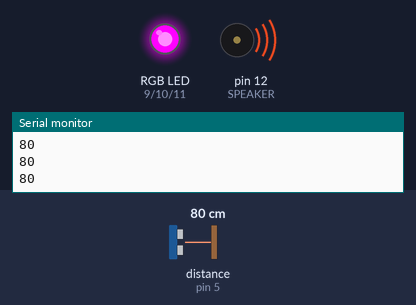
A sketch run on a simulated Arduino Uno, built with avr-gcc and run on an emulated ATmega328P. Shown: an RGB LED mixed from three pins (HIGH = lit), buzzer (waves = sounding), the last lines printed to the serial monitor. The test bench sets the inputs (shaded band); at power-on: distance to the obstacle (sensor on pin 5) 80 cm. The echo pulse lasts 58.3 µs per cm.

Above: at 1.2 s.
1.3 s: distance to the obstacle (sensor on pin 5) set to 123 cm
4.3 s: distance to the obstacle (sensor on pin 5) set to 133 cm
6.7 s: distance to the obstacle (sensor on pin 5) set to 148 cm
At 9.2 s:
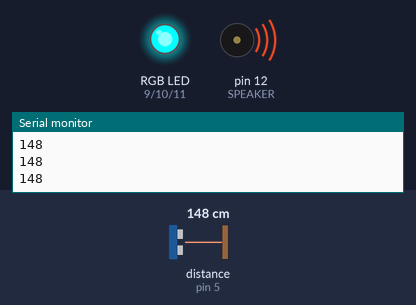
9.3 s: distance to the obstacle (sensor on pin 5) set to 156 cm
At 11.4 s:
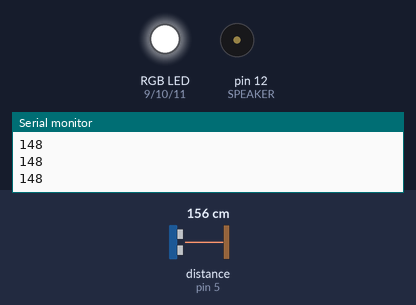
11.7 s: distance to the obstacle (sensor on pin 5) set to 120 cm
At 14.1 s:
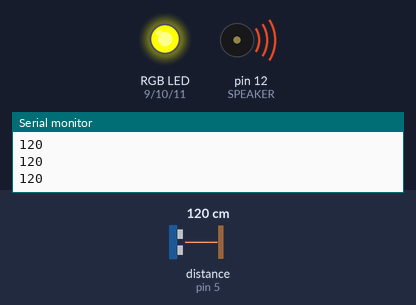
14.7 s: distance to the obstacle (sensor on pin 5) set to 250 cm
At 17.1 s:
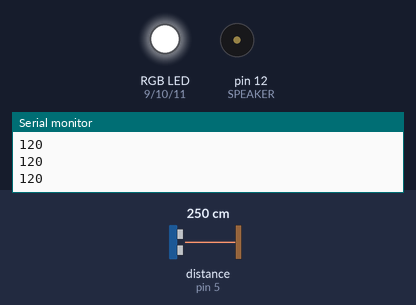
Timing chart, 0 to 18.2 s (numbered marks = the images above; inputs shaded):
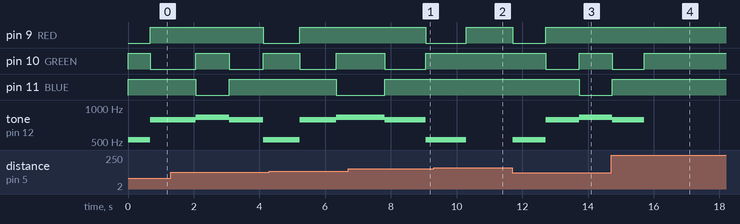

The sketch:

hack-o-lantern.ino
```cpp
// Hack-o’-Lantern Arduino Pumpkin-Hacking Project
// Dave Briccetti, October, 2018
// Uses https://github.com/Martinsos/arduino-lib-hc-sr04 library for the rangefinder

#include <HCSR04.h>

#define RED 9
#define GREEN 10
#define BLUE 11
#define TRIGGER 4
#define ECHO 5
#define SPEAKER 12

#define MAX_CM 150
#define SMOOTHING_MS 1000
#define TIME_PER_MODE_MS 10000
#define COMMON_ANODE

struct Rgb {
  int red; int green; int blue;
};
const static Rgb black    =  {  0,   0,   0};
const static Rgb red      =  {255,   0,   0};
const static Rgb green    =  {  0, 255,   0};
const static Rgb blue     =  {  0,   0, 255};

// Abstract base class for multicolor LED and speaker effects
class Effect {
  public:
    virtual void advance(int cm) = 0;
    void setColor(int red, int green, int blue) {
#ifdef COMMON_ANODE
      red = 255 - red;
      green = 255 - green;
      blue = 255 - blue;
#endif
      analogWrite(RED, red);
      analogWrite(GREEN, green);
      analogWrite(BLUE, blue);
    }

    void setColor(Rgb rgb) {
      setColor(rgb.red, rgb.green, rgb.blue);
    }
};

class PeriodEffect: public Effect {
  protected:
    long periodStartMs = 0;
    long periodLen = 0;

    bool periodExpired() {
      return periodStartMs + periodLen < millis();
    }
    float periodPosition() {
      return (millis() - periodStartMs) / (float) periodLen;
    }
};

class ColorsAndTonesSpeedWithClosenessEffect: public PeriodEffect {
  private:
    int numCycleColors = 0;
    Rgb * cycleColors;
    int * frequencies;
  public:
    ColorsAndTonesSpeedWithClosenessEffect(int numCycleColors, Rgb * cycleColors, int * frequencies):
      numCycleColors(numCycleColors), cycleColors(cycleColors), frequencies(frequencies) {}
    void advance(int cm) {
      if (cm == 0) {
        periodStartMs = 0;
        setColor(black);
        noTone(SPEAKER);
        return;
      }
      if (periodExpired()) {
        periodStartMs = millis();
      }
      periodLen = map(cm, 0, MAX_CM, 10, 5000);
      const float ppos = periodPosition();
      for (int i = 0; i < numCycleColors; ++i) {
        if (ppos < (float) (i + 1) / numCycleColors) {
          setColor(cycleColors[i]);
          tone(SPEAKER, frequencies[i]);
          break;
        }
      }
    }
};

class ColorForDistanceEffect: public Effect {
  private:
    int numCycleColors = 0;
    Rgb * cycleColors;
  public:
    ColorForDistanceEffect(int numCycleColors, Rgb * cycleColors):
      numCycleColors(numCycleColors), cycleColors(cycleColors) {}
    void advance(int cm) {
      noTone(SPEAKER);
      bool inSegment = false;
      if (cm > 0) {
        int segDist = MAX_CM / numCycleColors;
        for (int i = 0; ! inSegment && i < numCycleColors; ++i) {
          if (cm < (i + 1) * segDist) {
            setColor(cycleColors[i]);
            inSegment = true;
          }
        }
      }
      if (! inSegment)
        setColor(black);
    }
};

UltraSonicDistanceSensor distanceSensor(TRIGGER, ECHO);

class DistanceSmoother {
  private:
    int lastSd = 0;
    long lastSdMillis = 0;

  public:
    int smoothedDistance() {
      int dcm = (int) distanceSensor.measureDistanceCm();
      int cm = dcm == -1 || dcm > MAX_CM ? 0 : dcm;
      if (cm > 0) {
        lastSd = cm;
        lastSdMillis = millis();
      } else {
        if (millis() - lastSdMillis < SMOOTHING_MS) {
          return lastSd;
        }
      }
      return cm;
    }
};

// Calculates inter-ping delay from inactivity length
class Idler {
  private:
    long lastActivityMs = millis();
    int MIN_DELAY = 10;
    int MAX_DELAY = 1000;
    int SLEEP_AFTER = 30000;
  public:
    void update(int cm) {
      if (cm > 0) lastActivityMs = millis();
    }
    int delay() {
      return millis() - lastActivityMs > SLEEP_AFTER ? MAX_DELAY : MIN_DELAY;
    }
};

Rgb colors1[3] = {red, green, blue};
Rgb colors2[4] = {red, green, blue, green};
int freqs[4] = {523 /* C */, 784 /* G */, 831 /* G-sharp */, 784 /* G */};

Effect *effects[] = {
  new ColorsAndTonesSpeedWithClosenessEffect(sizeof colors2 / sizeof colors2[0], colors2, freqs),
  //new ColorForDistanceEffect(sizeof colors1 / sizeof colors1[0], colors1)
};
#define NUM_EFFECTS (sizeof effects / sizeof effects[0])

DistanceSmoother distanceSmoother = DistanceSmoother();
Idler idler = Idler();

void setup() {
  pinMode(RED, OUTPUT);
  pinMode(GREEN, OUTPUT);
  pinMode(BLUE, OUTPUT);
  Serial.begin(9600);
}

void loop() {
  int cm = distanceSmoother.smoothedDistance();
  idler.update(cm);
  if (cm > 0 && true) {
    Serial.print(cm);
    Serial.print("\n");
  }
  Effect * effect = effects[(millis() / TIME_PER_MODE_MS) % NUM_EFFECTS];
  effect->advance(cm);
  delay(idler.delay());
}
```

Measured:
- the behaviour switches between 150 and 151 cm on distance to the obstacle (sensor on pin 5) (found by bisection; images 1 and 2)
- after the input at 6.7 s, pin 9 (RED): HIGH → LOW after 2.4 s instead of 1.9 s; pin 11 (BLUE): LOW → HIGH after 1.1 s instead of 0.75 s
- after the input at 9.3 s, pin 10 (GREEN): stays HIGH (without the input it goes to LOW after 0.99 s); pin 11 (BLUE): stays HIGH (without the input it goes to LOW after 2.2 s)
- after the input at 11.7 s, pin 9 (RED): HIGH → LOW at once, → HIGH 1.0 s later; pin 10 (GREEN): HIGH → LOW after 1.0 s, → HIGH 1.0 s later; pin 11 (BLUE): HIGH → LOW after 2.0 s; tone on pin 12 (SPEAKER): silent → 523 Hz at once, → 784 Hz 1.0 s later, → 831 Hz 1.0 s later
- after the input at 14.7 s, pin 9 (RED): stays HIGH (without the input it goes to LOW after 1.0 s); pin 10 (GREEN): goes on until 15.7 s, then stays HIGH; pin 11 (BLUE): goes on until 14.7 s, then stays HIGH
